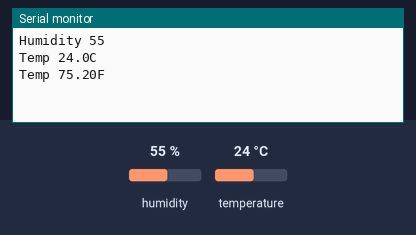
Bench run of a sketch on a simulated Arduino Uno, built with avr-gcc and run on an emulated ATmega328P. On the bench: the last lines printed to the serial monitor. Inputs (shaded band) come from the test bench; at power-on: humidity 55 %, temperature 24 °C.

Above: at 1.7 s.
1.8 s: humidity set to 22 %
At 6.0 s:
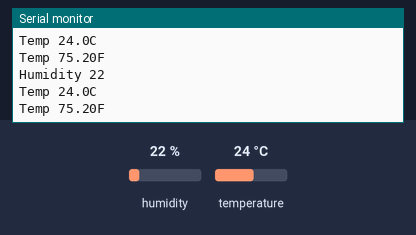
7.8 s: temperature set to 12 °C
At 11.9 s:
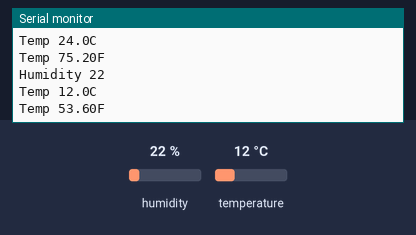
13.8 s: humidity set to 40 %
At 16.6 s:
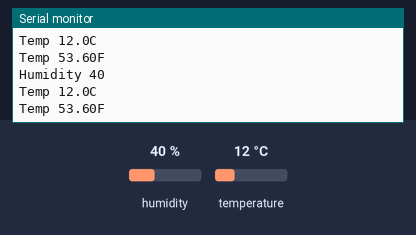
Timing chart, 0 to 18.1 s (numbered marks = the images above; inputs shaded):
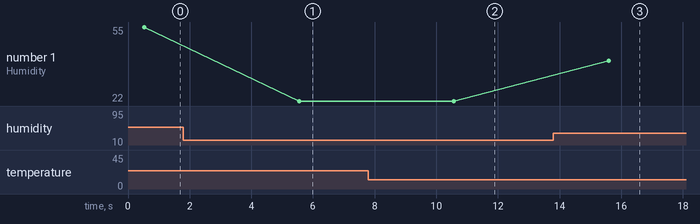

The sketch:

50_dht11_temperature_humidity_sensor.ino
```cpp
#include "DHT.h"
#define Type DHT11

int sensePin = 2;
DHT HT(sensePin, Type);

float humidity;
float tempC;
float tempF;

int setTime = 500;

void setup() {
  // put your setup code here, to run once:
  Serial.begin(9600);
pinMode(sensePin, INPUT);
HT.begin();
delay(setTime);
}

void loop() {
  // put your main code here, to run repeatedly:
humidity = HT.readHumidity();
tempC = HT.readTemperature();
tempF = HT.readTemperature(true);

Serial.println("Humidity " + String(humidity,0));
Serial.println("Temp " + String(tempC,1) + "C");
Serial.println("Temp " + String(tempF,2) + "F");
delay(5000);
}
```

Measured:
- after the input at 1.8 s, the serial monitor: prints a new line after 3.7 s (image 1)
- after the input at 7.8 s, the serial monitor: prints a new line after 2.8 s (image 2)
- after the input at 13.8 s, the serial monitor: prints a new line after 1.8 s (image 3)
- plotted number 1: 55 → 22 after the input at 1.8 s, 22 → 40 after the input at 13.8 s
